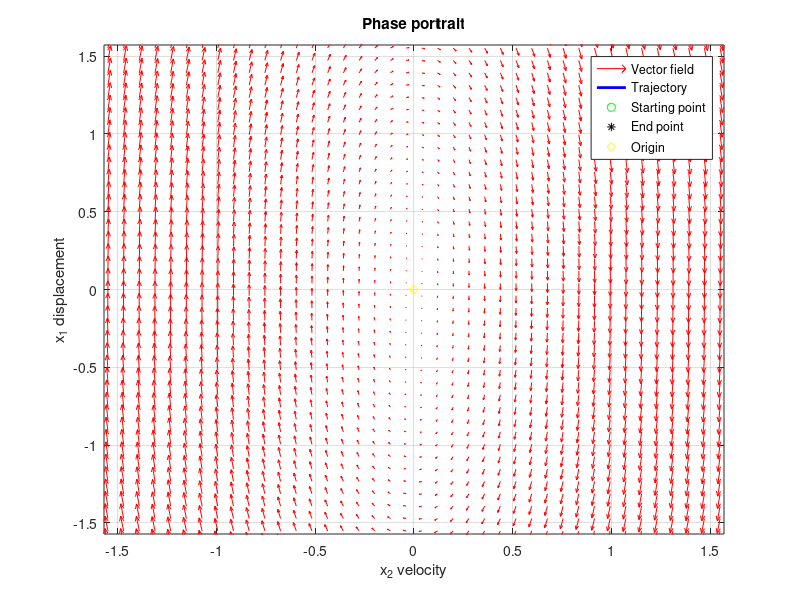
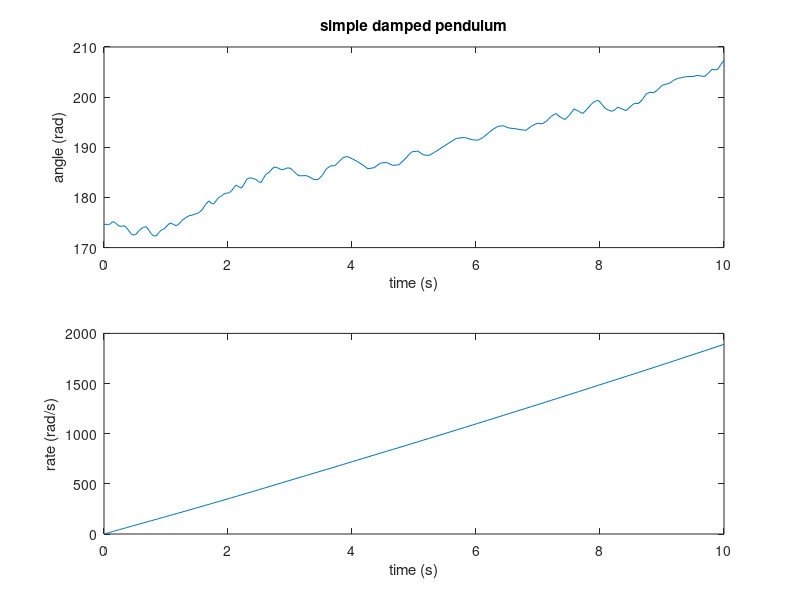

These charts were generated, in order, by the following MATLAB code:
% populate the code below with your input values
% the percent symbol is just for comments
% the semicolon (;) at the end of a line just indicates end of statement
% if you want to suppress and hide the MATLAB output for an expression
% just add a semicolon after the expression.
% make a run with no damping and a second run with a damping value
% search online for input values from pendulum experiments and/or solved problems
close all; clear, clc
m=    1    ; % pendulum bob mass (kg)
l=    1    ; % pendulum cord length (m)
g=    9.81 ; % acceleration of gravity
b=    0    ; % damping coefficient (N-s/m) or kg/s
tsim= 10   ; % simulation time (seconds)
disp= 10000    ; % initial condition (displacement angle in degrees)
% radians = degrees x (pi/180)
ic = disp*(pi/180);
% remember, with small angle approximation sin theta is theta
% make a run with a small angle and a large angle
f=@(t,x) [x(2); 1/m*(-b*x(2)-m*(g/l)*sin(x(1)))]
% the vector field for the differential equation will be generated using the following points
x1=linspace(-pi,pi,80);
x2=linspace(-pi,pi,80);
[X,Y]=meshgrid(x1,x2);
% size(obj,dim) returns the length of the dimension specified by the scalar dimension
% code continues
% for example, size(obj,1) returns the number of rows.
% additionally, d = size(X) returns the sizes of each dimension of array X in a vector d
% as long as ndims(X) elements was given, for example
% = ndims(X) returns the number of dimensions in the array X
u=zeros(size(X));
v=zeros(size(X));
% solving for t=0
t=0;
% the numel function below returns the number of elements in an array X,
% which is equivalent to prod(size(objArray)), namely, the product of the array
% dimensions; the size and numel functions work consistently with arrays of
% user-defined objects.
% so numel(X) is equivalent to prod(size(X))
% whereas length(X) is equivalent to max(size(X))
for i = 1:numel(X)
    Xsys = f(t,[X(i); Y(i)]); % evaluate function
% just taking the 3 variables from this earlier equation t, x(1) and x(2)
% at each time step
% f=@(t,x) [x(2); 1/m*(-b*x(2)-m*(g/l)*sin(x(1)))]
    u(i) = Xsys(1);
    v(i) = Xsys(2);
end
figure(1)
% plot the vector field
quiver(X,Y,u,v,'r');
grid on
xlabel('x_2 velocity'); ylabel('x_1 displacement')
title('Phase portrait')
% code continues
% trajectory of the system
hold on
% ODE45 is usually the function of choice among the ODE solvers; it compares methods
% of orders four and five to estimate error and determine step size.
% ODE45 is so accurate that its default behavior is to use its interpolant to provide results
%at intermediate points.
% invoke solver ode45(fun,time interval,initial condition)
[ts,ys] = ode45(f,[0,tsim],[0; ic]);    %Solution of the ODE
plot(ys(:,1),ys(:,2),'b','LineWidth',2)
w = ys(:,1);
th = ys(:,2);
plot(ys(1,1),ys(1,2),'go')                   %Starting point
plot(ys(end,1),ys(end,2),'k*')          %Ending point
plot(0,0,'yd')
%hold off
legend({'Vector field','Trajectory','Starting point','End point','Origin'})
axis([-0.5*pi 0.5*pi -0.5*pi 0.5*pi])
hold off
figure(2)
subplot(2,1,1);plot(ts,th);
xlabel('time (s)'); ylabel('angle (rad)');
title('simple damped pendulum');
subplot(2,1,2); plot(ts,w);
xlabel('time (s)'); ylabel('rate (rad/s)');
hold off
pause();